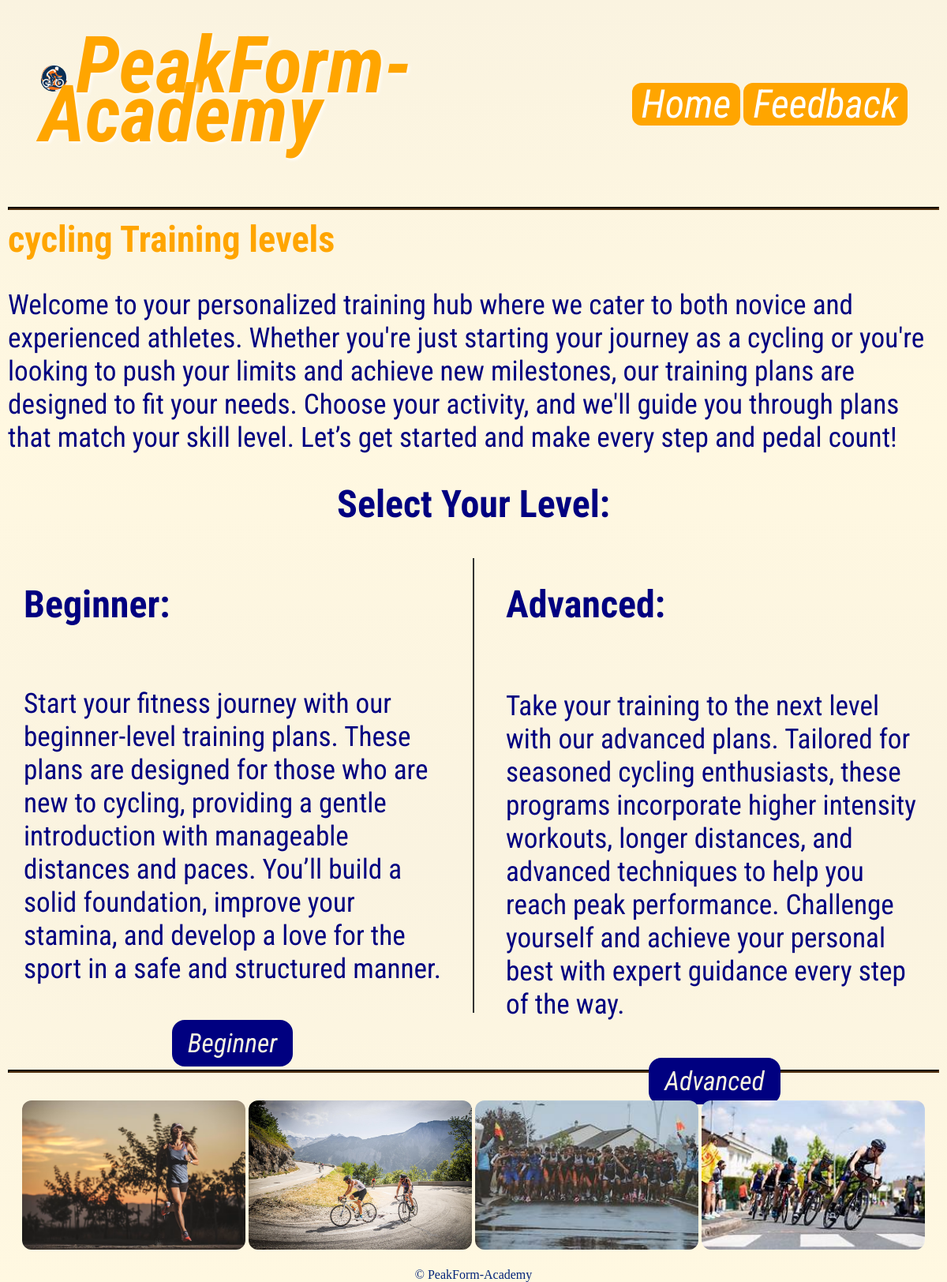
Before: /sport/2 with the older database file.
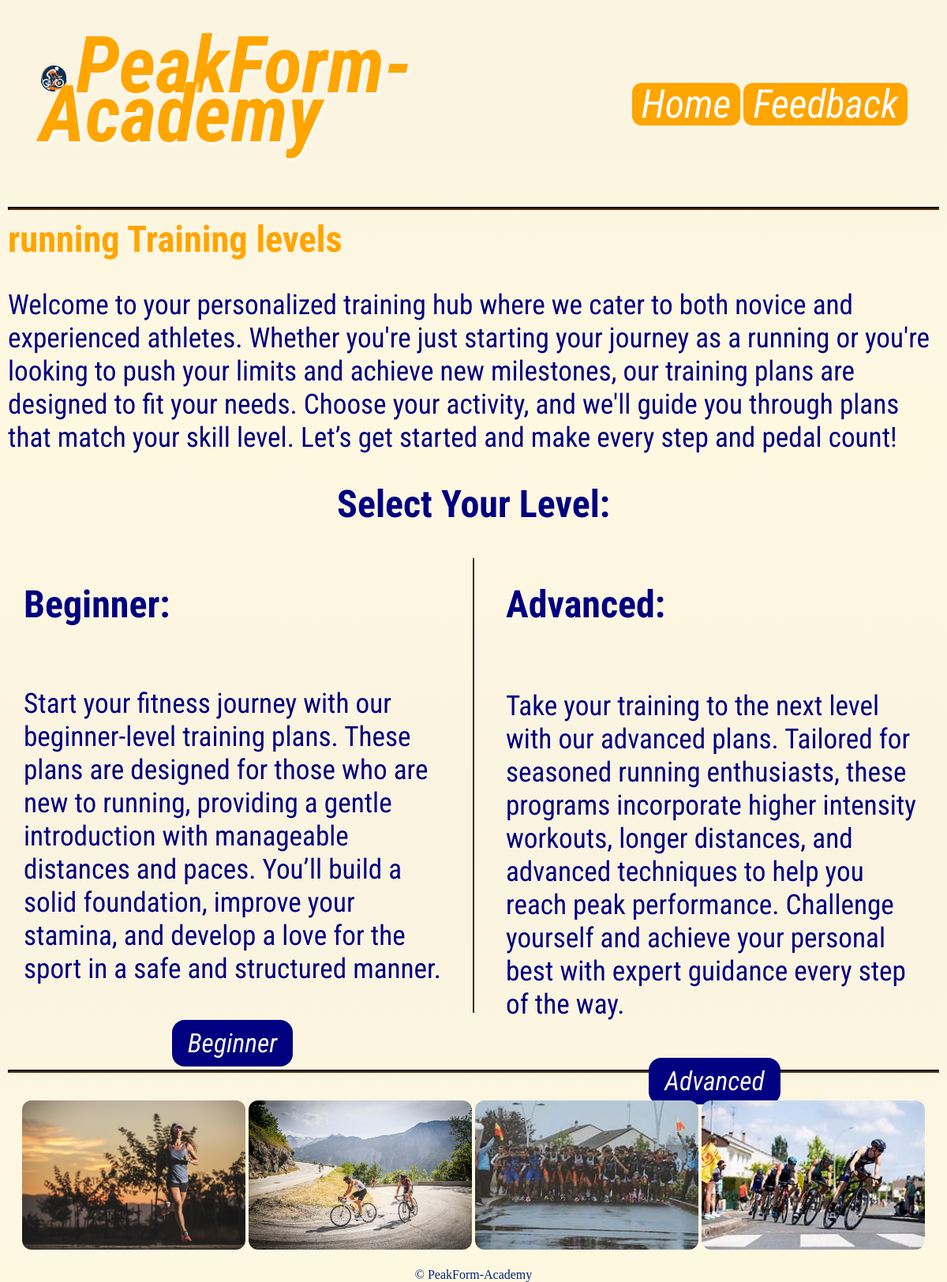
After: the same page with the newer database file.
### tables this page shows
CREATE TABLE sport (
    id INTEGER PRIMARY KEY,
    name TEXT NOT NULL
);

### routes.py (the view)
@app.route("/sport/<int:id>")
def sport(id):
    conn = sqlite3.connect('PFA.db')
    cur = conn.cursor()
    cur.execute('SELECT * FROM sport WHERE id=?', (id,))
    sport = cur.fetchone()
    conn.close()
    return render_template('sport.html', sport=sport)

### templates/sport.html (shortened to what this page needs)
{%extends 'layout.html'%}
{%block content%}
<h1> {{ sport[1] }} Training levels</h1>
<p>Welcome to your personalized training hub where we cater to both novice and experienced athletes. Whether you're just starting your journey as a {{sport[1]}} or you're looking to push your limits and achieve new milestones, our training plans are designed to fit your needs. Choose your activity, and we'll guide you through plans that match your skill level. Let’s get started and make every step and pedal count!</p>
<center><h2>Select Your Level:</h2></center>
  <div class="container tall-container">
    <div class="content left">
      <h2>Beginner:</h2>
      <p>Start your fitness journey with our beginner-level training plans. These plans are designed for those who are new to {{ sport[1]}}, providing a gentle introduction with manageable distances and paces. You’ll build a solid foundation, improve your stamina, and develop a love for the sport in a safe and structured manner.</p>
      <center><button class="button"><a href="/level/{{sport[0] }}/1">Beginner</a></button></center>
    </div>
    <div class="vertical-line"></div>
    <div class="content right">
      <h2>Advanced:</h2>
      <p>Take your training to the next level with our advanced plans. Tailored for seasoned {{ sport[1] }} enthusiasts, these programs incorporate higher intensity workouts, longer distances, and advanced techniques to help you reach peak performance. Challenge yourself and achieve your personal best with expert guidance every step of the way.</p>
      <center><button class="button"><a href="/level/{{sport[0] }}/2">Advanced</a></button></center>
    </div>
</div>
<hr>
<center>
<img src="/static/images/duathlon-running.jpg" width="24%" alt="running">
<img src="/static/images/duathlon-cycling.jpg" width="24%" alt="cycling">
<img src="/static/images/duathlon-running2.jpg" width="24%" alt="running">
<img src="/static/images/duathlon-cycling2.jpg" width="24%" alt="cycling">
</center>
{%endblock%}

Changed rows visible on the page:
changed sport: name "cycling" → "running"
